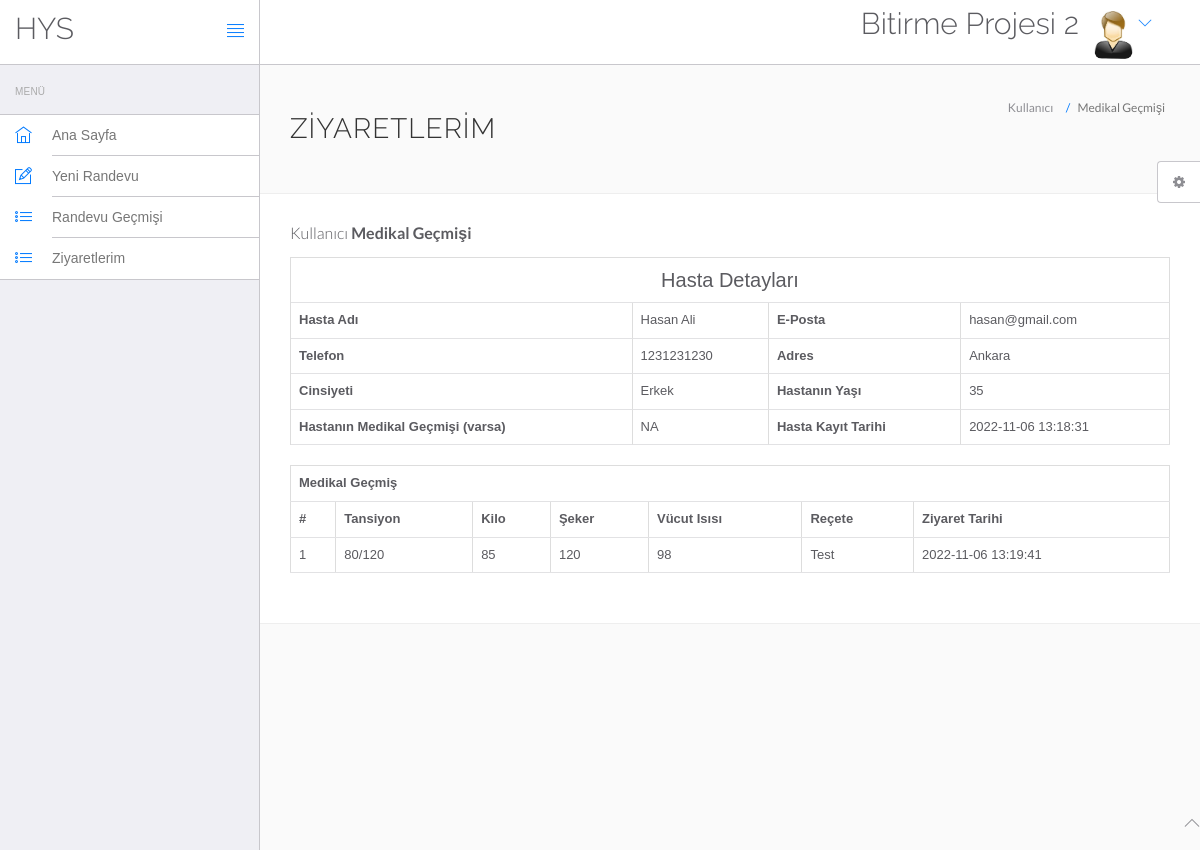
Screenshot of /hms/view-medhistory.php?viewid=1 (signed in) with the database file from the repository.
### tables this page shows
CREATE TABLE `tblpatient` (
  `ID` int(10) NOT NULL,
  `Docid` int(10) DEFAULT NULL,
  `PatientName` varchar(200) DEFAULT NULL,
  `PatientContno` bigint(10) DEFAULT NULL,
  `PatientEmail` varchar(200) DEFAULT NULL,
  `PatientGender` varchar(50) DEFAULT NULL,
  `PatientAdd` mediumtext,
  `PatientAge` int(10) DEFAULT NULL,
  `PatientMedhis` mediumtext,
  `CreationDate` timestamp NULL DEFAULT CURRENT_TIMESTAMP,
  `UpdationDate` timestamp NULL DEFAULT NULL ON UPDATE CURRENT_TIMESTAMP
);

CREATE TABLE `tblmedicalhistory` (
  `ID` int(10) NOT NULL,
  `PatientID` int(10) DEFAULT NULL,
  `BloodPressure` varchar(200) DEFAULT NULL,
  `BloodSugar` varchar(200) NOT NULL,
  `Weight` varchar(100) DEFAULT NULL,
  `Temperature` varchar(200) DEFAULT NULL,
  `MedicalPres` mediumtext,
  `CreationDate` timestamp NOT NULL DEFAULT CURRENT_TIMESTAMP ON UPDATE CURRENT_TIMESTAMP
);

### hms/view-medhistory.php (the view, shortened to what this page needs)
<?php
include('include/config.php');
?>
<!DOCTYPE html>
<html lang="tr">
	<head>
		<link rel="stylesheet" href="vendor/bootstrap/css/bootstrap.min.css">
		<link rel="stylesheet" href="vendor/fontawesome/css/font-awesome.min.css">
		<link rel="stylesheet" href="vendor/themify-icons/themify-icons.min.css">
		<link href="vendor/animate.css/animate.min.css" rel="stylesheet" media="screen">
		<link href="vendor/perfect-scrollbar/perfect-scrollbar.min.css" rel="stylesheet" media="screen">
		<link href="vendor/switchery/switchery.min.css" rel="stylesheet" media="screen">
		<link href="vendor/bootstrap-touchspin/jquery.bootstrap-touchspin.min.css" rel="stylesheet" media="screen">
		<link href="vendor/select2/select2.min.css" rel="stylesheet" media="screen">
		<link href="vendor/bootstrap-datepicker/bootstrap-datepicker3.standalone.min.css" rel="stylesheet" media="screen">
		<link href="vendor/bootstrap-timepicker/bootstrap-timepicker.min.css" rel="stylesheet" media="screen">
		<link rel="stylesheet" href="assets/css/styles.css">
		<link rel="stylesheet" href="assets/css/plugins.css">
		<link rel="stylesheet" href="assets/css/themes/theme-1.css" id="skin_color" />
	</head>
	<body>
		<div id="app">
<?php include('include/sidebar.php');?>
<div class="app-content">
<?php include('include/header.php');?>
<div class="main-content" >
<div class="wrap-content container" id="container">
<section id="page-title">
<div class="row">
<div class="col-sm-8">
<h1 class="mainTitle">Ziyaretlerim</h1>
</div>
<ol class="breadcrumb">
<li>
<span>Kullanıcı</span>
</li>
<li class="active">
<span>Medikal Geçmişi</span>
</li>
</ol>
</div>
</section>
<div class="container-fluid container-fullw bg-white">
<div class="row">
<div class="col-md-12">
<h5 class="over-title margin-bottom-15">Kullanıcı <span class="text-bold">Medikal Geçmişi</span></h5>
<?php
                               $vid=$_GET['viewid'];
                               $ret=mysqli_query($con,"select * from tblpatient where ID='$vid'");
$cnt=1;
while ($row=mysqli_fetch_array($ret)) {
                               ?>
<table border="1" class="table table-bordered">
 <tr align="center">
<td colspan="4" style="font-size:20px;color:blue">
Hasta Detayları</td></tr>
    <tr>
    <th scope>Hasta Adı</th>
    <td><?php  echo $row['PatientName'];?></td>
    <th scope>E-Posta</th>
    <td><?php  echo $row['PatientEmail'];?></td>
  </tr>
  <tr>
    <th scope>Telefon</th>
    <td><?php  echo $row['PatientContno'];?></td>
    <th>Adres</th>
    <td><?php  echo $row['PatientAdd'];?></td>
  </tr>
    <tr>
    <th>Cinsiyeti</th>
    <td><?php  echo $row['PatientGender'];?></td>
    <th>Hastanın Yaşı</th>
    <td><?php  echo $row['PatientAge'];?></td>
  </tr>
  <tr>
    <th>Hastanın Medikal Geçmişi (varsa)</th>
    <td><?php  echo $row['PatientMedhis'];?></td>
     <th>Hasta Kayıt Tarihi</th>
    <td><?php  echo $row['CreationDate'];?></td>
  </tr>
<?php }?>
</table>
<?php
$ret=mysqli_query($con,"select * from tblmedicalhistory  where PatientID='$vid'");
 ?>
<table id="datatable" class="table table-bordered dt-responsive nowrap" style="border-collapse: collapse; border-spacing: 0; width: 100%;">
  <tr align="center">
   <th colspan="8" >Medikal Geçmiş</th>
  </tr>
  <tr>
    <th>#</th>
<th>Tansiyon</th>
<th>Kilo</th>
<th>Şeker</th>
<th>Vücut Isısı</th>
<th>Reçete</th>
<th>Ziyaret Tarihi</th>
</tr>
<?php
while ($row=mysqli_fetch_array($ret)) {
  ?>
<tr>
  <td><?php echo $cnt;?></td>
 <td><?php  echo $row['BloodPressure'];?></td>
 <td><?php  echo $row['Weight'];?></td>
 <td><?php  echo $row['BloodSugar'];?></td>
  <td><?php  echo $row['Temperature'];?></td>
  <td><?php  echo $row['MedicalPres'];?></td>
  <td><?php  echo $row['CreationDate'];?></td>
</tr>
<?php $cnt=$cnt+1;} ?>
</table>
</div>
</div>
</div>
</div>
</div>
</div>
</div>
	<?php include('include/footer.php');?>
	<?php include('include/setting.php');?>
	</body>
</html>

### hms/assets/css/themes/theme-1.css (style rules this page uses)
body { background: #FAFAFA; }

### rows the page displays
tblpatient: PatientName "Hasan Ali", PatientEmail "hasan@gmail.com", PatientContno "1231231230", PatientAdd "Ankara", PatientGender "Erkek", PatientAge "35", PatientMedhis "NA", CreationDate "2022-11-06 13:18:31"
tblmedicalhistory: BloodPressure "80/120", Weight "85", BloodSugar "120", Temperature "98", MedicalPres "Test", CreationDate "2022-11-06 13:19:41"
